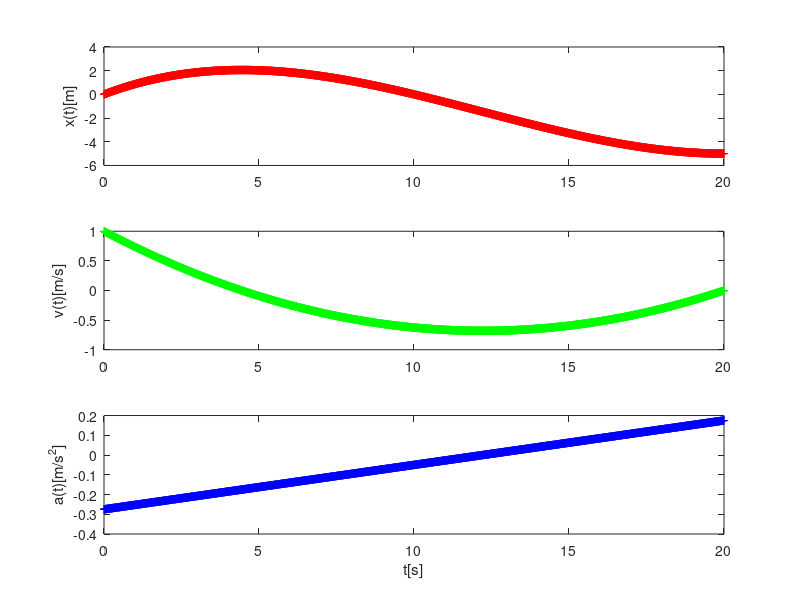

MATLAB code for this plot:
% Implementation of a PVT motion algorithm.
% 23.8.2018, Wayne Glettig
% Fastest track from x0 to xT, with the following given constraints:
%   vmax: maximum speed of travel 
%   amax: maximum acceleration
%   dmax: maximum deceleration
% The algorithm also takes in account start and end velocities v0 & vT
% And plots the result in (x,t), (v,t) and (a,t) plots.


%% INPUT PARAMETERS:
x0=0;  %Start position
v0=1;  %Start velocity

xT=-5; %Target position
vT=0;  %Target velocity

vmax=0.5; %Maxium allowed velocity
amax=0.4;     %Maximum acceleration
dmax=-amax; %Maximum deceleration

t0=0;     %Start time 
tT=20;     %End Time
dt=0.01;  %time step

%% CALCULATE PROFILE:


A= [t0^3, t0^2, t0, 1; ...
    tT^3, tT^2, tT, 1; ...
    3*t0^2, 2*t0, 1, 0; ...
    3*tT^2, 2*tT, 1, 0];
b= [x0;xT;v0;vT] ;

x= A\b;

c1=x(1);
c2=x(2);
c3=x(3);
c4=x(4);




%% STEP THROUGH PROFILE WITH GIVEN SAMPLE RATE:
%Vectors for results
T = t0:dt:tT;
X = zeros(length(T),1);
V = zeros(length(T),1);
A = zeros(length(T),1);
J = zeros(length(T),1);

for (i = 1:length(T))
   t = T(i);
   a= 6*c1*t + 2*c2;
   v= 3*c1*t^2 + 2*c2*t + c3;
   x= c1*t^3 + c2*t^2 + c3*t + c4;
   %Write to vectors
   X(i)=x;
   V(i)=v;
   A(i)=a;
end


%% PLOT CURVES:    
subplot (3,1,1);
plot(T, X,'r+-');
hold on;
ylabel('x(t)[m]');

subplot (3,1,2);
plot(T, V,'g+-');
hold on;
ylabel('v(t)[m/s]');

subplot (3,1,3);
plot(T, A,'b+-');
hold on;
ylabel('a(t)[m/s^2]');
xlabel('t[s]');
